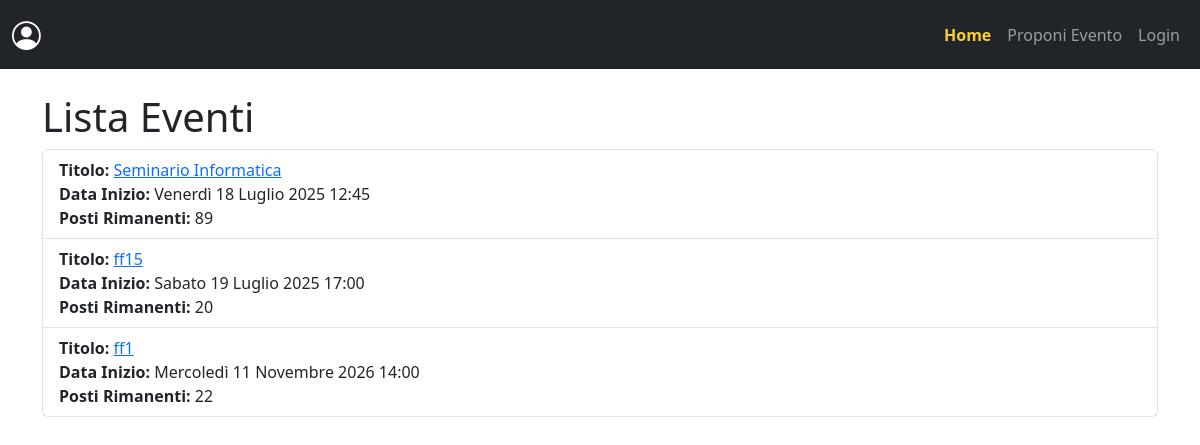
Page /Evento/ on the earlier database version.
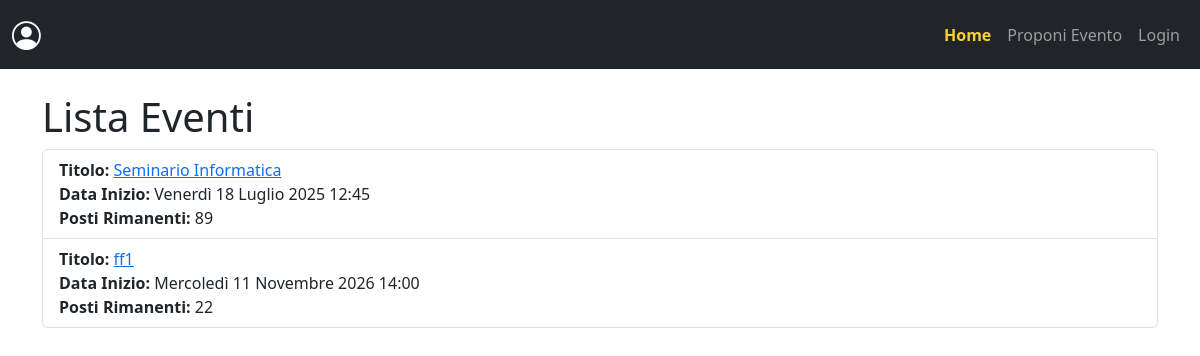
Same page on the later database version.
### Evento/models.py (models this page shows, shortened)
class Evento(models.Model):#ricordarsi di fare makemigrations su terminale se si modifica models
    titolo = models.CharField(max_length=50)
    descrizione = models.CharField(max_length=200)
    dataInizio = models.DateTimeField("date published")
    tema = models.CharField(max_length=50)
    luogo = models.CharField(max_length=50)
    durata_ore = models.IntegerField(default=0)
    durata_minuti = models.IntegerField(default=0)
    maxPartecipanti = models.IntegerField(default=0)
    locandina = models.ImageField(
        upload_to='locandine/',
        blank=True,
        null=True
    )
    STATUS_CHOICES = (
        (1, 'in approvazione'),
        (2, 'approvato'),
        (3, 'rifiutato'),
        (4, 'annullato'),
        (5, 'svolto'),
        (6, 'non svolto')
    )#con choices abbiamo un sistema di enumerazione(non ne conosco di migliori per ora)
    status = models.IntegerField(choices=STATUS_CHOICES, default=1)
    creatore = models.ForeignKey(User, on_delete=models.CASCADE)#decidere se lasciare ondelete o non mettere cascade per mantenere l'evento nell'archivio
    class Meta:
        verbose_name_plural = "Eventi" #permette di cambiare il nome in plurale se riferito a più oggetti

### Evento/views.py (the view)
# urls.py: path("", views.index, name="index"),
def index(request):
    lista_eventi = Evento.objects.annotate(postiDisponibili= F('maxPartecipanti') - Count("evento_prenotazione"))
    template = loader.get_template("Evento/index.html")
    context = {
        "lista_eventi": lista_eventi,
    }
    return HttpResponse(template.render(context, request))

### templates/Evento/index.html (shortened to what this page needs)
<!DOCTYPE html>
<html lang="en">
<head>
    <link href="https://cdn.jsdelivr.net/npm/bootstrap@5.3.3/dist/css/bootstrap.min.css" rel="stylesheet">
    <link href="https://cdn.jsdelivr.net/npm/bootstrap-icons@1.10.5/font/bootstrap-icons.css" rel="stylesheet">
</head>
<body>
<nav class="navbar navbar-expand-lg navbar-dark bg-dark">
    <div class="container-fluid">
        <div class="d-flex align-items-center">
            <a class="navbar-brand me-2" href="{% url 'Evento:utente' %}" title="Profilo Utente">
                <i class="bi bi-person-circle" style="font-size: 1.8rem;"></i>
            </a>
        </div>
        <div class="collapse navbar-collapse" id="navbarNav">
            <ul class="navbar-nav ms-auto">
                <li class="nav-item">
                    <a class="nav-link {% if request.path == '/Evento/' %}active{% endif %}" href="{% url 'Evento:index' %}">Home</a>
                </li>
                <li class="nav-item">
                    <a class="nav-link {% if request.path == '/Evento/proposta_evento/' %}active{% endif %}" href="{% url 'Evento:proposta_evento' %}">Proponi Evento</a>
                </li>
                {% if request.user.is_authenticated %}
                    <li class="nav-item">
                        <a class="nav-link" href="{% url 'Evento:logout' %}">Logout</a>
                    </li>
                {% else %}
                    <li class="nav-item">
                        <a class="nav-link {% if request.path == '/Evento/login/' %}active{% endif %}" href="{% url 'Evento:login' %}">Login</a>
                    </li>
                {% endif %}
            </ul>
        </div>
    </div>
</nav>
<div class="container mt-4">
    <h1>Lista Eventi</h1>
    {% if lista_eventi %}
        <div class="list-group">
            <ul class="list-group">
    {% for evento in lista_eventi %}
        <li class="list-group-item">
            <strong>Titolo:</strong> <a href="{% url 'Evento:detail' evento.id %}">{{ evento.titolo }}</a><br>
            <strong>Data Inizio:</strong> {{ evento.dataInizio }}<br>
            <strong>Posti Rimanenti:</strong> {{ evento.postiDisponibili }}<br>
        </li>
    {% endfor %}
</ul>
        </div>
    {% else %}
        <p>Non ci sono eventi disponibili.</p>
    {% endif %}
</div>
</body>
</html>

### templates/Evento/index.html (style rules this page uses)
.nav-link.active { color: #f8d02e !important; font-weight: bold; }

Differences in the rows shown:
removed Evento: titolo "ff15", dataInizio "Sabato 19 Luglio 2025 17:00", postiDisponibili "20"
